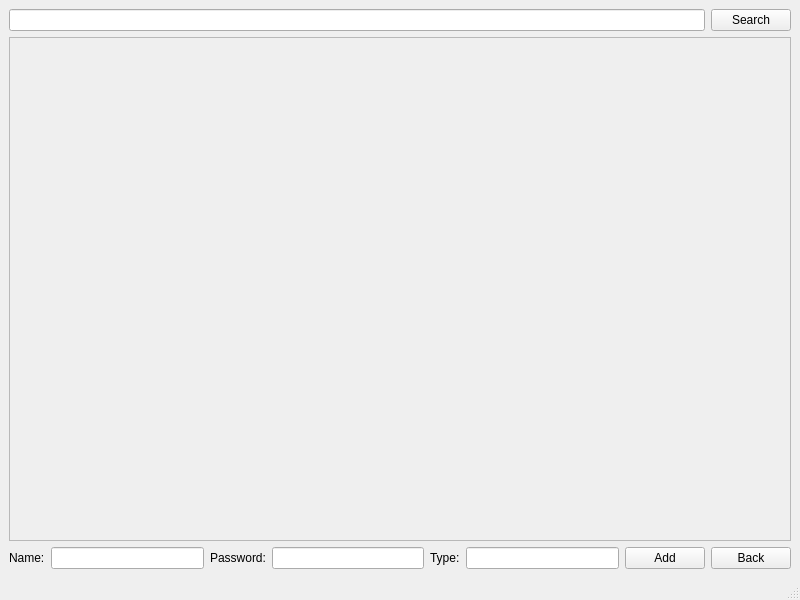
<?xml version="1.0" encoding="UTF-8"?>
<ui version="4.0">
 <class>AdminUserCtrl</class>
 <widget class="QMainWindow" name="AdminUserCtrl">
  <property name="geometry">
   <rect>
    <x>0</x>
    <y>0</y>
    <width>800</width>
    <height>600</height>
   </rect>
  </property>
  <property name="windowTitle">
   <string>MainWindow</string>
  </property>
  <widget class="QWidget" name="centralwidget">
   <layout class="QVBoxLayout" name="verticalLayout">
    <item>
     <layout class="QHBoxLayout" name="horizontalLayout">
      <item>
       <widget class="QLineEdit" name="SearchLine"/>
      </item>
      <item>
       <widget class="QPushButton" name="SearchButton">
        <property name="text">
         <string>Search</string>
        </property>
       </widget>
      </item>
     </layout>
    </item>
    <item>
     <widget class="QScrollArea" name="scrollArea">
      <property name="widgetResizable">
       <bool>true</bool>
      </property>
      <widget class="QWidget" name="scrollAreaWidgetContents">
       <property name="geometry">
        <rect>
         <x>0</x>
         <y>0</y>
         <width>776</width>
         <height>477</height>
        </rect>
       </property>
      </widget>
     </widget>
    </item>
    <item>
     <layout class="QHBoxLayout" name="horizontalLayout_2">
      <item>
       <widget class="QLabel" name="NameLabel">
        <property name="text">
         <string>Name:</string>
        </property>
       </widget>
      </item>
      <item>
       <widget class="QLineEdit" name="NameLine"/>
      </item>
      <item>
       <widget class="QLabel" name="PasswordLabel">
        <property name="text">
         <string>Password:</string>
        </property>
       </widget>
      </item>
      <item>
       <widget class="QLineEdit" name="PasswordLine"/>
      </item>
      <item>
       <widget class="QLabel" name="TypeLabel">
        <property name="text">
         <string>Type:</string>
        </property>
       </widget>
      </item>
      <item>
       <widget class="QLineEdit" name="TypeLine"/>
      </item>
      <item>
       <widget class="QPushButton" name="AddButton">
        <property name="text">
         <string>Add</string>
        </property>
       </widget>
      </item>
      <item>
       <widget class="QPushButton" name="BackButton">
        <property name="text">
         <string>Back</string>
        </property>
       </widget>
      </item>
     </layout>
    </item>
   </layout>
  </widget>
  <widget class="QStatusBar" name="statusbar"/>
 </widget>
 <resources/>
 <connections/>
</ui>
